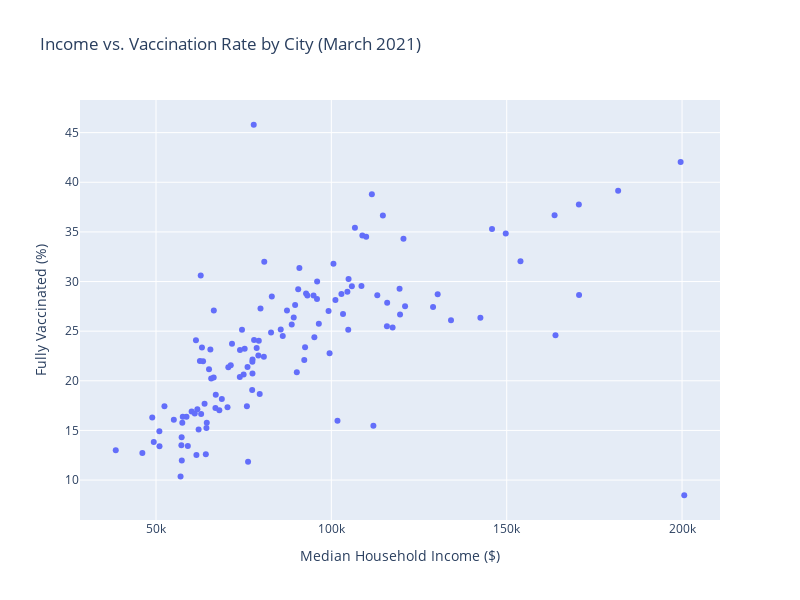

Notebook code for this chart:
### Code cell
import plotly.express as px

income_fig = px.scatter(
    city_grouped_df,
    x="median_income",
    y="percent_of_population_fully_vaccinated",
    # y="percent_of_population_with_1_plus_dose",
    hover_name="city",
    hover_data={
        "median_income": ":,.0f",
        "percent_of_population_fully_vaccinated": ":.2f"
        # "percent_of_population_with_1_plus_dose": ":.2f"
    },
    labels={
        "median_income": "Median Household Income ($)",
        "percent_of_population_fully_vaccinated": "Fully Vaccinated (%)"
        # "percent_of_population_with_1_plus_dose": "More Than 1 Dose (%)"
    },
    title="Income vs. Vaccination Rate by City (March 2021)"
)

income_fig.update_layout(height=600, width=800)
income_fig.show()

### Figure 1 — Plotly figure (JSON) as saved in the notebook; plotly's stock layout.template omitted (floating-point values rounded to 4 significant figures)
{"data": [{"hovertemplate": "<b>%{hovertext}</b><br><br>Median Household Income ($)=%{x:,.0f}<br>Fully Vaccinated (%)=%{y:.2f}<extra></extra>", "hovertext": ["Acton", "Agoura Hills", "Alhambra", "Altadena", "Arcadia", "Artesia", "Avalon", "Azusa", "Baldwin Park", "Bell Gardens", "Bellflower", "Beverly Hills", "Burbank", "Calabasas", "Canoga Park", "Canyon Country", "Carson", "Castaic", "Cerritos", "Chatsworth", "Claremont", "Compton", "Covina", "Culver City", "Diamond Bar", "Downey", "Duarte", "El Monte", "El Segundo", "Encino", "Gardena", "Glendale", "Glendora", "Granada Hills", "Hacienda Heights", "Harbor City", "Hawaiian Gardens", "Hawthorne", "Hermosa Beach", "Huntington Park", "Inglewood", "La Canada Flintridge", "La Crescenta", "La Mirada", "La Puente", "La Verne", "Lake Hughes", "Lakewood", "Lancaster", "Lawndale", "Littlerock", "Llano", "Lomita", "Long Beach", "Los Angeles", "Lynwood", "Malibu", "Manhattan Beach", "Marina Del Rey", "Maywood", "Mission Hills", "Monrovia", "Montebello", "Monterey Park", "Montrose", "Newhall", "North Hills", "North Hollywood", "Northridge", "Norwalk", "Pacific Palisades", "Pacoima", "Palmdale", "Palos Verdes Peninsula", "Panorama City", "Paramount", "Pasadena", "Pearblossom", "Pico Rivera", "Playa Del Rey", "Playa Vista", "Pomona", "Porter Ranch", "Rancho Palos Verdes", "Redondo Beach", "Reseda", "Rosemead", "Rowland Heights", "San Dimas", "San Fernando", "San Gabriel", "San Marino", "San Pedro", "Santa Clarita", "Santa Fe Springs", "Santa Monica", "Sherman Oaks", "Sierra Madre", "Signal Hill", "South El Monte", "South Gate", "South Pasadena", "Stevenson Ranch", "Studio City", "Sun Valley", "Sunland", "Sylmar", "Tarzana", "Temple City", "Topanga", "Torrance", "Tujunga", "Valencia", "Valley Village", "Valyermo", "Van Nuys", "Venice", "Walnut", "West Covina", "West Hills", "West Hollywood", "Whittier", "Wilmington", "Winnetka", "Woodland Hills"], "legendgroup": "", "marker": {"color": "#636efa", "symbol": "circle"}, "mode": "markers", "name": "", "orientation": "v", "showlegend": false, "type": "scatter", "x": [101750, 130315, 66490.0, 104577, 94922, 74523, 77868, 68058, 68773, 46109, 63848, 111548, 77520.0, 149724, 66940.0, 90150, 87347, 111990, 108844, 96432, 100598, 57350.0, 79180.0, 92790.0, 101161, 77470.0, 95950.0, 52410.0, 115846, 114696, 63417, 78700.0, 99200.0, 103329, 88702, 65119, 61525, 60162, 142500, 49366, 61060.0, 170571, 108583, 92508, 75920, 93166, 76250, 95160.0, 59075, 70389, 57003, 38523, 75286, 71670.0, 63110.0, 57236, 163909, 153926, 121021, 50996, 80759, 82801, 62521, 62750.0, 65506, 74986, 67043, 61800.0, 77970.0, 77425, 199598, 64375, 64210.0, 181776, 48933, 57313, 90890.0, 62875, 70620, 104814, 170634, 62150.0, 120563, 145816, 115919, 65740, 61394, 73948, 89669, 64479, 79790.0, 163654, 79310.0, 117465, 71318, 104900.0, 95902, 106719, 86140, 57500, 55084, 109927, 134115, 119586, 58696, 92280, 79572, 80872, 83029, 129000, 89268, 66453, 113100.0, 76092, 200625, 57630.0, 99496, 105848, 85564, 119452, 90546, 77509, 50965, 73894, 102900.0], "xaxis": "x", "y": [15.99, 28.71, 27.07, 28.97, 28.59, 25.14, 45.8, 17.03, 18.16, 12.72, 17.69, 38.8, 22.15, 34.85, 17.26, 20.85, 27.08, 15.48, 34.63, 25.74, 31.8, 11.97, 22.54, 28.81, 28.14, 21.92, 30.0, 17.42, 25.49, 36.65, 21.97, 23.32, 27.04, 26.74, 25.66, 21.16, 12.52, 16.9, 26.34, 13.84, 16.7, 37.77, 29.55, 23.38, 17.44, 28.59, 11.84, 24.38, 13.44, 17.33, 10.35, 12.99, 23.22, 23.74, 23.36, 13.5, 24.59, 32.05, 27.51, 13.41, 22.42, 24.85, 21.99, 30.62, 23.15, 20.62, 18.59, 17.12, 24.12, 19.08, 42.03, 15.24, 12.59, 39.16, 16.31, 14.32, 31.37, 16.67, 21.36, 25.15, 28.65, 15.1, 34.32, 35.3, 27.87, 20.23, 24.08, 23.11, 27.63, 15.78, 27.28, 36.68, 24.02, 25.38, 21.56, 30.25, 28.23, 35.42, 24.51, 15.77, 16.08, 34.52, 26.11, 26.67, 16.39, 22.1, 18.67, 31.98, 28.49, 27.44, 26.38, 20.34, 28.61, 21.4, 8.47, 16.37, 22.76, 29.54, 25.16, 29.28, 29.23, 20.73, 14.9, 20.39, 28.75], "yaxis": "y"}], "layout": {"height": 600, "legend": {"tracegroupgap": 0}, "title": {"text": "Income vs. Vaccination Rate by City (March 2021)"}, "width": 800, "xaxis": {"anchor": "y", "domain": [0, 1], "title": {"text": "Median Household Income ($)"}}, "yaxis": {"anchor": "x", "domain": [0, 1], "title": {"text": "Fully Vaccinated (%)"}}}}
